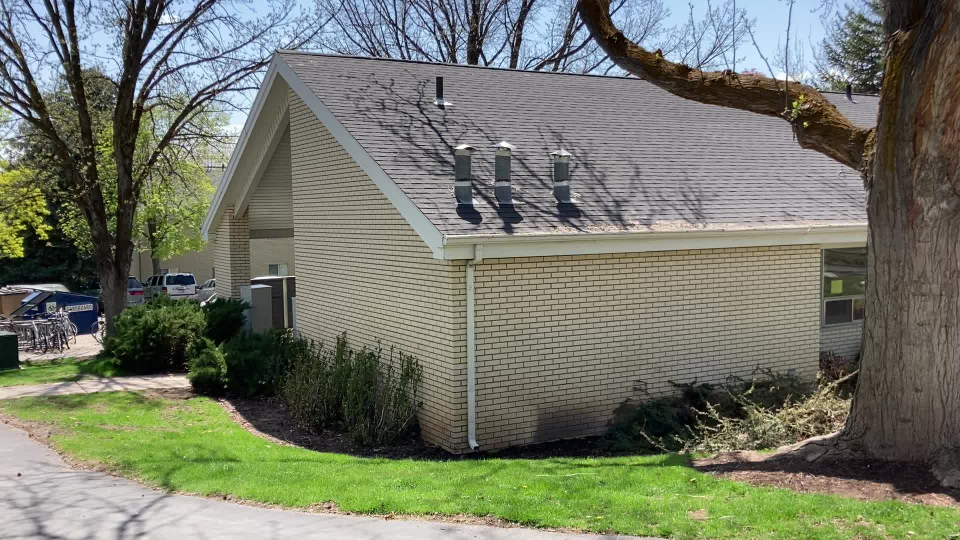
#> input picture Data/20230501_205454000_iOS/output_0001.jpg, 1920 x 1080 px (shown at 1/2 size)
$ jupyter execute --allow-errors 'Shi-Tomasi corner detection.ipynb'   (shell and % lines are left out)   (older library calls are emulated)   (text cells are left out)
#> lines starting #> are read from the running program, lines starting #| are printed output that depends on the picture; after the words box and inside, x2 and y2 are one past the last pixel; in counts of white or black regions, pixels touching at a corner belong together; pictures that were not available may be replaced by others from this repository, and a replacement may not be noted
[cell 1]
# Importing the libraries
import cv2
import numpy as np
import matplotlib.pyplot as plt

# Reading the image and converting into B?W
image = cv2.imread("Data/20230501_205454000_iOS/output_0001.jpg")
#> image is the input picture: shape (1080, 1920, 3); mean B, G, R 104.8, 120.4, 116.1
gray_image = cv2.cvtColor(image, cv2.COLOR_BGR2GRAY)
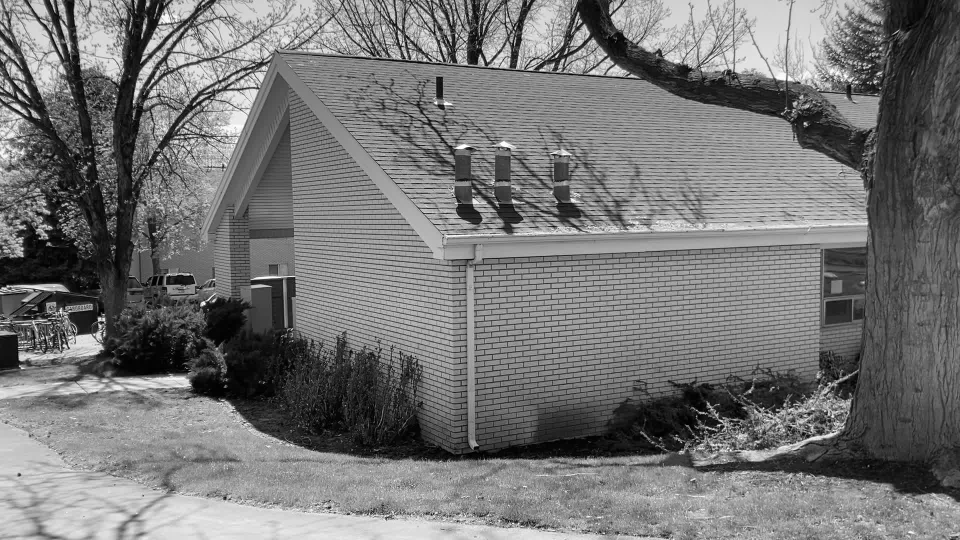
#> gray_image: shape (1080, 1920) (shown at 1/2 size); min 0, max 255, mean 117.4

# Applying the function
corners = cv2.goodFeaturesToTrack(
    gray_image, maxCorners=2048, qualityLevel=0.02, minDistance=32)
#> corners = 1072 rows, first 8: [1527, 815], [129, 680], [1393, 881], [36, 695], [914, 406], [1351, 871], [372, 212], [1734, 165]
corners = np.float32(corners)

for item in corners:
    x, y = item[0]
    x = int(x)
    y = int(y)
    cv2.circle(image, (x, y), 3, (0, 0, 255), -1)
#> this loop made 1072 passes
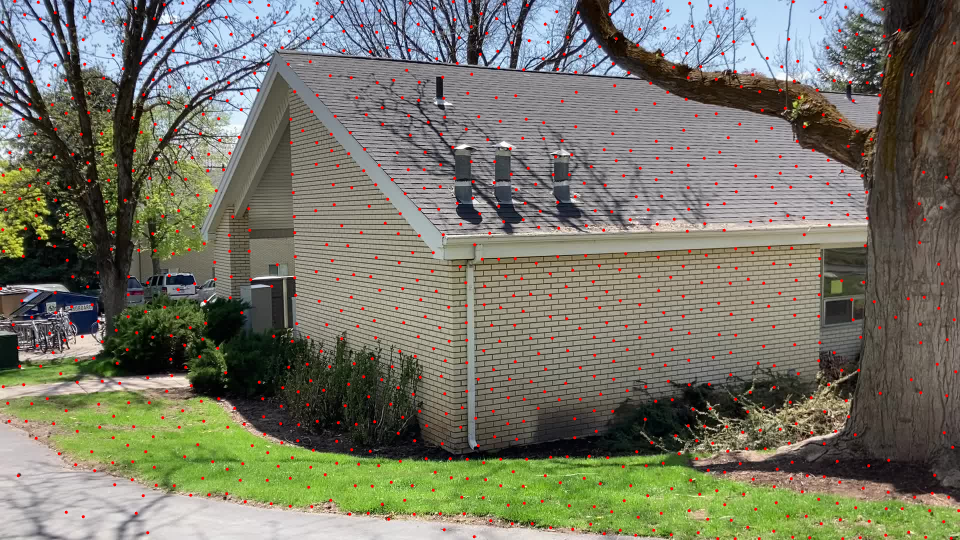
#> image: shape (1080, 1920, 3) (shown at 1/2 size); 1.5% of pixels changed, all inside (x1, y1, x2, y2) = (0, 0, 1920, 1080)

RGB_img = cv2.cvtColor(image, cv2.COLOR_BGR2RGB)
# Showing the image
plt.imshow(RGB_img)
plt.axis('off')
plt.show()

# cv2.imshow('good_features', image)
# cv2.waitKey(0)
# cv2.destroyAllWindows()

[cell 2]
# Importing the libraries
import cv2
import numpy as np
import matplotlib.pyplot as plt

# Reading the image and converting into B?W
image = cv2.imread("Data/20230501_205454000_iOS/output_0162.jpg")
#> (the rest of this cell did not finish here and is left out)

[cell 3]
# [58 lines of commented-out code are left out]

[cell 4]
import cv2
import numpy as np
import matplotlib.pyplot as plt

green = (0, 255, 0)
red = (0, 0, 255)

# feature_params = dict(maxCorners=4096, qualityLevel=0.04, minDistance=32, blockSize=5)
# feature_params = dict(maxCorners=4096, qualityLevel=0.06, minDistance=9, blockSize=9)
feature_params = dict(maxCorners=0, qualityLevel=0.06, minDistance=8, blockSize=19)

lk_params = dict(winSize=(19, 19), maxLevel=2, criteria=(cv2.TERM_CRITERIA_EPS | cv2.TERM_CRITERIA_COUNT, 10, 0.03))
#> lk_params = {'winSize': (19, 19), 'maxLevel': 2, 'criteria': (3, 10, 0.03)}

# Load the images
old_frame = cv2.imread('Data/20230501_205454000_iOS/output_0001.jpg')
# old_frame = cv2.resize(old_frame, None, fx=0.5, fy=0.5)
new_frame = cv2.imread('Data/20230501_205454000_iOS/output_0010.jpg')
# new_frame = cv2.resize(new_frame, None, fx=0.5, fy=0.5)
#> (the rest of this cell did not finish here and is left out)

[cell 5]
# Define the points and the mask
points = np.array([[10, 20], [30, 40], [50, 60], [70, 80]])
mask = np.array([True, False, True, False])

# Plot only the points for which the mask is True
for point in points[mask]:
    x, y = point
    print(x, y)

[cell 6]
import numpy as np
import cv2 as cv
import math
cap = cv.VideoCapture('Data\Videos\wymont.MOV')
# [6 lines of commented-out code are left out]
feature_params = dict(maxCorners=4, qualityLevel=0.06, minDistance=8, blockSize=19)
green = (0, 255, 0)
red = (0, 0, 255)

#KLT光流参数
lk_params = dict(winSize=(19, 19), maxLevel=2, criteria=(cv.TERM_CRITERIA_EPS | cv.TERM_CRITERIA_COUNT, 10, 0.03))

height = cap.get(cv.CAP_PROP_FRAME_HEIGHT)
width = cap.get(cv.CAP_PROP_FRAME_WIDTH)
fps = cap.get(cv.CAP_PROP_FPS)
out = cv.VideoWriter("reslut.avi", cv.VideoWriter_fourcc('D', 'I', 'V', 'X'), fps,
                     (np.int(width), np.int(height)), True)

tracks = []
track_len = 15
frame_idx = 0
detect_interval = 1
while True:

    ret, frame = cap.read()
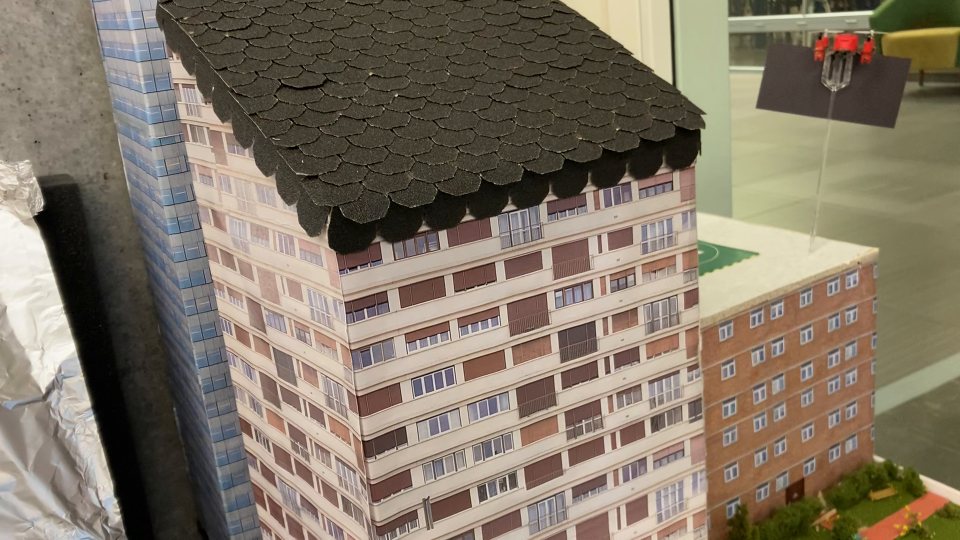
#> input picture frame 9 of Data/Videos/Blocks.MOV, 1920 x 1080 px, given in place of wymont.MOV, which was not available (shown at 1/2 size)
#> frame is the input picture: shape (1080, 1920, 3); mean B, G, R 102.4, 118.3, 129.8
    if ret:
        frame_gray = cv.cvtColor(frame, cv.COLOR_BGR2GRAY)
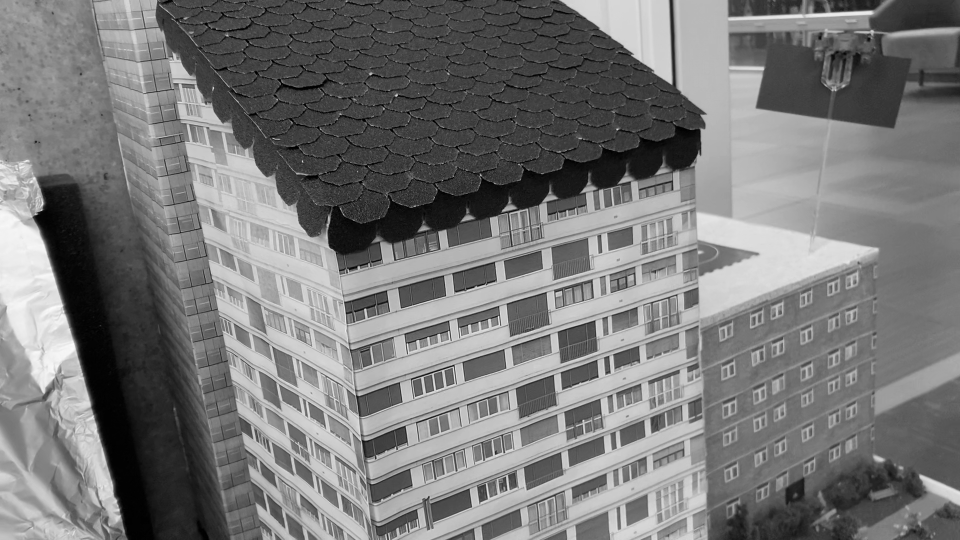
#> frame_gray: shape (1080, 1920) (shown at 1/2 size); min 0, max 254, mean 119.9
        vis = frame.copy()

        if len(tracks)>0:
            img0 ,img1 = prev_gray, frame_gray
            p0 = np.float32([tr[-1] for tr in tracks]).reshape(-1,1,2)
            # print(p0.shape)
            # p = cv.goodFeaturesToTrack(frame_gray, **feature_params)
            # print(p.shape)
            # 上一帧的角点和当前帧的图像作为输入来得到角点在当前帧的位置
            p1, st, err = cv.calcOpticalFlowPyrLK(img0, img1, p0, None, **lk_params)

            # 反向检查,当前帧跟踪到的角点及图像和前一帧的图像作为输入来找到前一帧的角点位置
            p0r, _, _ = cv.calcOpticalFlowPyrLK(img1, img0, p1, None, **lk_params)

            # 得到角点回溯与前一帧实际角点的位置变化关系
            d = abs(p0-p0r).reshape(-1,2).max(-1)

            #判断d内的值是否小于1，大于1跟踪被认为是错误的跟踪点
            good = d < 1

            new_tracks = []

            for i, (tr, (x, y), flag) in enumerate(zip(tracks, p1.reshape(-1, 2), good)):

                # 判断是否为正确的跟踪点
                if not flag:
                    continue

                # 存储动态的角点
                tr.append((x, y))

                # 只保留track_len长度的数据，消除掉前面的超出的轨迹
                if len(tr) > track_len:
                    del tr[0]
                # 保存在新的list中
                new_tracks.append(tr)

                # cv.circle(vis, (x, y), 2, (0, 255, 0), -1)
                cv.circle(vis, (int(x), int(y)), 1, (0, 255, 255), 1)


            # find homography
            good = good.reshape(-1,1)
            good_new = p1[good == 1]
            # print(p1.shape)
            # print(good_new.shape)
            good_old = p0r[good == 1]
            # print(len(good_old))
            H_matrix, mask = cv.findHomography(good_old, good_new, cv.USAC_MAGSAC,
                                            ransacReprojThreshold = 1.0, maxIters = 5000, confidence = 0.999999)
            # print(H_matrix)
            # print(len(mask))
            # Use homography
            for point, H_good in zip(good_new, mask[:,0]):
                # print(point)
                x, y = point
                # print(x, y)
                cv.circle(vis, (int(x), int(y)), 5, (red, green)[H_good], 1)

            # 更新特征点
            tracks = new_tracks

            # #以上一振角点为初始点，当前帧跟踪到的点为终点,画出运动轨迹
            cv.polylines(vis, [np.int32(tr) for tr in tracks], False, (255, 0, 0), 1)
            # cv.circle(vis, [np.int32(tr) for tr in tracks], False, (255, 0, 0), 1)
            # print('tracks:', len(tracks))
            # print(tracks)
        # 每隔 detect_interval 时间检测一次特征点
        if frame_idx % detect_interval==0:
            # [8 lines of commented-out code are left out]
            p = cv.goodFeaturesToTrack(frame_gray, **feature_params)
#> p = [[902, 738], [829, 764], [861, 755], [1013, 430]]
            print(p)
#| [[[ 902.  738.]]
#|  [[ 829.  764.]]
#|  [[ 861.  755.]]
#|  [[1013.  430.]]]
            print(p.shape)
#| (4, 1, 2)
            p0 = np.float32([tr[-1] for tr in tracks]).reshape(-1,1,2)
            print(p0)
            print(p0.shape)
            print(np.float32(p).reshape(-1,2).shape)
#| (4, 2)
            if p is not None:
                for x, y in np.float32(p).reshape(-1,2):
                    # a = [x, y]
                    # tracks = list(set(tracks+a))
                    tracks.append([(x, y)])
#> this loop made 4 passes
#> after the loop, tracks = [[(902, 738)], [(829, 764)], [(861, 755)], [(1013, 430)]]

        frame_idx += 1
        prev_gray = frame_gray

        cv.imshow('track', vis)
        # out.write(vis)
        ch = cv.waitKey(0)
#> (key Esc is pressed here)
        if ch ==27:
            # cv.imwrite('track.jpg', vis)
            break
    else:
        break

cv.destroyAllWindows()
cap.release()
out.release()

[cell 7]
a = [3, 2, 1]
b = [2, 3, 4]
c = list(set(a + b))
print(c)

[cell 8]
import numpy as np
import cv2 as cv
import math
# cap = cv.VideoCapture('Data\Videos\wymont.MOV')
cap = cv.VideoCapture('Data\Videos\Aerial View of the Great Pyramid of Giza.mp4')
# [5 lines of commented-out code are left out]
feature_params = dict(maxCorners=0, qualityLevel=0.06, minDistance=8, blockSize=19)
green = (0, 255, 0)
red = (0, 0, 255)

skip = 2
#KLT光流参数
lk_params = dict(winSize=(19, 19), maxLevel=2, criteria=(cv.TERM_CRITERIA_EPS | cv.TERM_CRITERIA_COUNT, 10, 0.03))

height = cap.get(cv.CAP_PROP_FRAME_HEIGHT)
width = cap.get(cv.CAP_PROP_FRAME_WIDTH)
fps = cap.get(cv.CAP_PROP_FPS)
out = cv.VideoWriter("reslut.avi", cv.VideoWriter_fourcc('D', 'I', 'V', 'X'), fps,
                     (np.int(width), np.int(height)), True)

tracks = []
track_len = 15
frame_idx = 0
detect_interval = 300
while True:

    ret, frame = cap.read()
    if ret:
        frame_gray = cv.cvtColor(frame, cv.COLOR_BGR2GRAY)
        vis = frame.copy()
        # if frame_idx % skip == 0:
        if prev_gray.all != frame_gray.all:
            if len(tracks)>0:
                img0 ,img1 = prev_gray, frame_gray
                p0 = np.float32([tr[-1] for tr in tracks]).reshape(-1,1,2)
                # 上一帧的角点和当前帧的图像作为输入来得到角点在当前帧的位置
                p1, st, err = cv.calcOpticalFlowPyrLK(img0, img1, p0, None, **lk_params)

                # 反向检查,当前帧跟踪到的角点及图像和前一帧的图像作为输入来找到前一帧的角点位置
                p0r, _, _ = cv.calcOpticalFlowPyrLK(img1, img0, p1, None, **lk_params)

                # 得到角点回溯与前一帧实际角点的位置变化关系
                d = abs(p0-p0r).reshape(-1,2).max(-1)

                #判断d内的值是否小于1，大于1跟踪被认为是错误的跟踪点
                good = d < 1

                new_tracks = []

                for i, (tr, (x, y), flag) in enumerate(zip(tracks, p1.reshape(-1, 2), good)):

                    # 判断是否为正确的跟踪点
                    if not flag:
                        continue

                    # 存储动态的角点
                    tr.append((x, y))

                    # 只保留track_len长度的数据，消除掉前面的超出的轨迹
                    if len(tr) > track_len:
                        del tr[0]
                    # 保存在新的list中
                    new_tracks.append(tr)

                    # cv.circle(vis, (x, y), 2, (0, 255, 0), -1)
                    cv.circle(vis, (int(x), int(y)), 1, (0, 255, 255), 1)


                # find homography
                good = good.reshape(-1,1)
                good_new = p1[good == 1]
                # print(p1.shape)
                # print(good_new.shape)
                good_old = p0r[good == 1]
                # print(len(good_old))
                H_matrix, mask = cv.findHomography(good_old, good_new, cv.USAC_MAGSAC,
                                                ransacReprojThreshold = 1.0, maxIters = 5000, confidence = 0.999999)
                # print(H_matrix)
                # print(len(mask))
                # Use homography
                for point, H_good in zip(good_new, mask[:,0]):
                    # print(point)
                    x, y = point
                    # print(x, y)
                    cv.circle(vis, (int(x), int(y)), 5, (red, green)[H_good], 1)

                # 更新特征点
                tracks = new_tracks

                # #以上一振角点为初始点，当前帧跟踪到的点为终点,画出运动轨迹
                cv.polylines(vis, [np.int32(tr) for tr in tracks], False, (255, 0, 0), 1)
                # cv.circle(vis, [np.int32(tr) for tr in tracks], False, (255, 0, 0), 1)

            # 每隔 detect_interval 时间检测一次特征点
            if frame_idx % detect_interval==0:
                # [8 lines of commented-out code are left out]
                p = cv.goodFeaturesToTrack(frame_gray, **feature_params)
#> p = 1419 rows, first 8: [902, 738], [829, 764], [861, 755], [1013, 430], [1021, 430], [1117, 585], [883, 748], [841, 762]
                if p is not None:
                    for x, y in np.float32(p).reshape(-1,2):
                        tracks.append([(x, y)])
#> this loop made 1419 passes
#> after the loop, tracks = 1419 items

            frame_idx += 1
            prev_gray = frame_gray

            cv.imshow('track', vis)
            out.write(vis)
            ch = cv.waitKey(1)
#> (key Esc is pressed here)
            if ch ==27:
                # cv.imwrite('track.jpg', vis)
                break
    else:
        break

cv.destroyAllWindows()
cap.release()
out.release()
